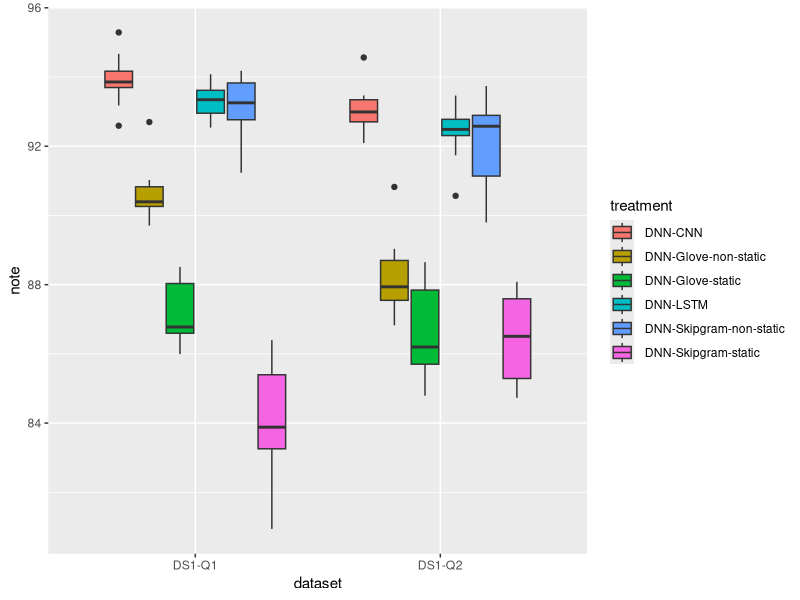

The R script that drew this image:
# library

#https://www.r-graph-gallery.com/boxplot.html

library(ggplot2)
data <- read.csv(file="boxplot/nossosexps.csv", header=TRUE, sep=",")
 
# grouped boxplot
ggplot(data, aes(x=dataset, y=note, fill=treatment)) + 
    geom_boxplot()


